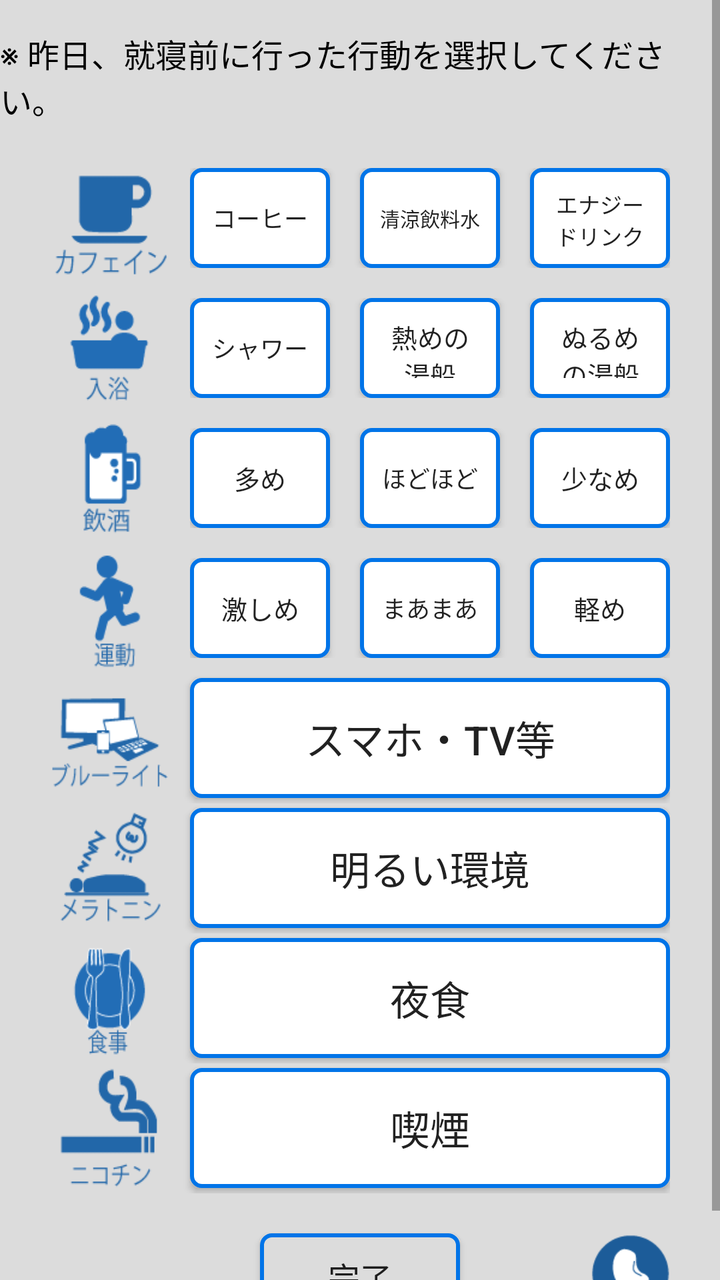
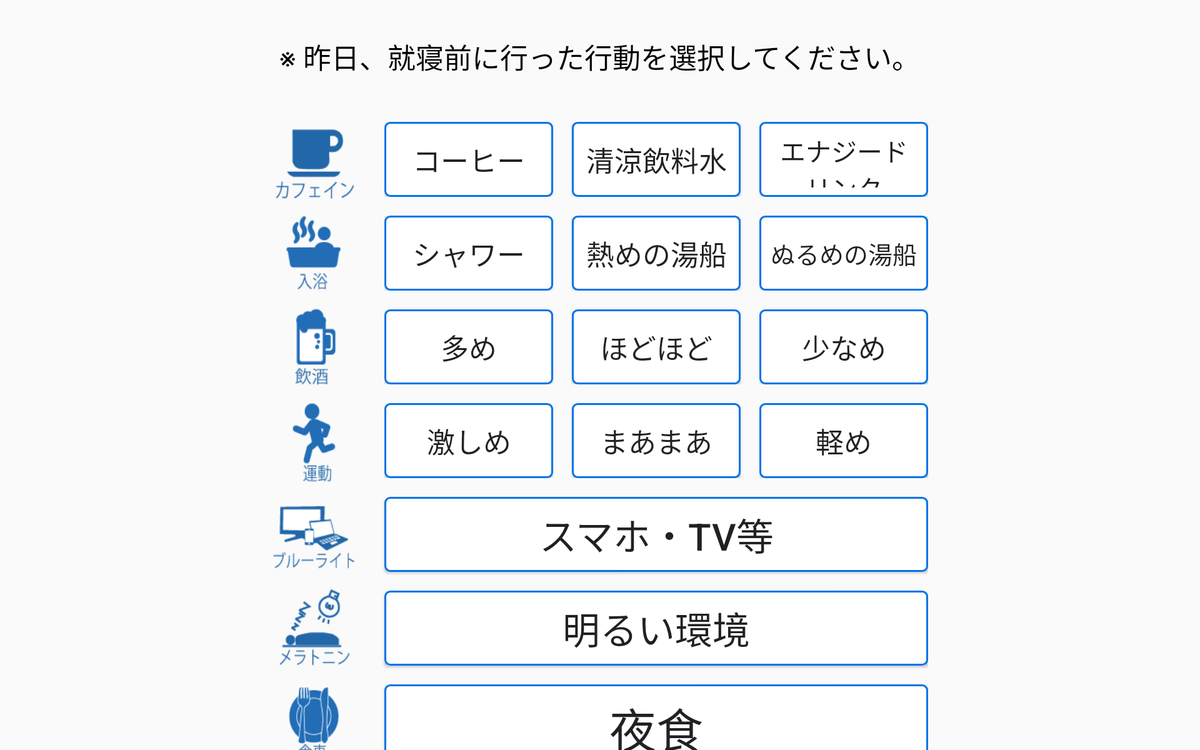

The same Android screen from two of the app's own layout files: first res/layout/ as a phone draws it, then the author's variant for another configuration, drawn on a device whose configuration selects that folder. Both files follow.
<!-- AndroidManifest.xml: application theme AppTheme -->
<!-- res/layout/activity_action.xml -->
<?xml version="1.0" encoding="utf-8"?>
<ScrollView xmlns:android="http://schemas.android.com/apk/res/android"
            android:layout_height="fill_parent"
            android:layout_width="fill_parent"
            android:background="#dcdcdc"
            style="@style/AppTheme"
            android:transitionGroup="false"
            android:theme="@style/AppTheme">

    <LinearLayout xmlns:android="http://schemas.android.com/apk/res/android"
                  xmlns:tools="http://schemas.android.com/tools"
                  android:orientation="vertical"
                  android:layout_width="match_parent"
                  android:layout_height="match_parent"
                  tools:context=".Select">


        <FrameLayout
            android:layout_width="match_parent"
            android:layout_height="15dp"
            android:layout_gravity="center_horizontal">
        </FrameLayout>

        <FrameLayout
            android:layout_width="match_parent"
            android:layout_height="match_parent"
            android:layout_gravity="center_horizontal">

            <TextView
                android:layout_width="wrap_content"
                android:layout_height="wrap_content"
                android:textColor="#000000"
                android:text="※ 昨日、就寝前に行った行動を選択してください。"
                android:id="@+id/textView"
                android:layout_gravity="center"/>
        </FrameLayout>


        <FrameLayout
            android:layout_width="match_parent"
            android:layout_height="15dp"
            android:layout_gravity="center_horizontal">
        </FrameLayout>

        <FrameLayout
            android:layout_width="310dp"
            android:layout_height="65dp"
            android:layout_gravity="center">

            <ImageView
                android:layout_width="60dp"
                android:layout_height="60dp"
                android:id="@+id/cafein"
                android:layout_gravity="left|center_vertical"
                android:background="@drawable/cafein"/>

            <FrameLayout
                android:layout_width="240dp"
                android:layout_height="50dp"
                android:layout_gravity="right|center_vertical">

                <Button
                    android:layout_width="70dp"
                    android:layout_height="50dp"
                    android:textSize="12dip"
                    android:text="コーヒー"
                    android:id="@+id/cafein1"
                    android:layout_gravity="left|center_vertical"
                    android:onClick="onClick"
                    android:background="@drawable/button_design"/>

                <Button
                    android:layout_width="70dp"
                    android:layout_height="50dp"
                    android:textSize="10dip"
                    android:text="清涼飲料水"
                    android:id="@+id/cafein2"
                    android:layout_gravity="center"
                    android:background="@drawable/button_design"
                    android:onClick="onClick"/>

                <Button
                    android:layout_width="70dp"
                    android:layout_height="50dp"
                    android:textSize="11dip"
                    android:text="エナジードリンク"
                    android:id="@+id/cafein3"
                    android:layout_gravity="right|center_vertical"
                    android:background="@drawable/button_design"
                    android:onClick="onClick"/>

            </FrameLayout>

        </FrameLayout>


        <FrameLayout
            android:layout_width="310dp"
            android:layout_height="65dp"
            android:layout_gravity="center">

            <ImageView
                android:layout_width="60dp"
                android:layout_height="60dp"
                android:id="@+id/bath"
                android:layout_gravity="left|center_vertical"
                android:background="@drawable/bath"/>

            <FrameLayout
                android:layout_width="240dp"
                android:layout_height="50dp"
                android:layout_gravity="right|center_vertical">

                <Button
                    android:layout_width="70dp"
                    android:layout_height="50dp"
                    android:textSize="12dip"
                    android:text="シャワー"
                    android:id="@+id/bath1"
                    android:layout_gravity="left|center_vertical"
                    android:background="@drawable/button_design"
                    android:onClick="onClick"/>

                <Button
                    android:layout_width="70dp"
                    android:layout_height="50dp"
                    android:textSize="13dip"
                    android:text="熱めの湯船"
                    android:id="@+id/bath2"
                    android:layout_gravity="center"
                    android:background="@drawable/button_design"
                    android:onClick="onClick"/>

                <Button
                    android:layout_width="70dp"
                    android:layout_height="50dp"
                    android:textSize="13dip"
                    android:text="ぬるめの湯船"
                    android:id="@+id/bath3"
                    android:layout_gravity="right|center_vertical"
                    android:background="@drawable/button_design"
                    android:onClick="onClick"/>

            </FrameLayout>

        </FrameLayout>


        <FrameLayout
            android:layout_width="310dp"
            android:layout_height="65dp"
            android:layout_gravity="center">

            <ImageView
                android:layout_width="60dp"
                android:layout_height="60dp"
                android:id="@+id/beer"
                android:layout_gravity="left|center_vertical"
                android:background="@drawable/beer"/>

            <FrameLayout
                android:layout_width="240dp"
                android:layout_height="50dp"
                android:layout_gravity="right|center_vertical">

                <Button
                    android:layout_width="70dp"
                    android:layout_height="50dp"
                    android:textSize="13dip"
                    android:text="多め"
                    android:id="@+id/beer1"
                    android:layout_gravity="left|center_vertical"
                    android:background="@drawable/button_design"
                    android:onClick="onClick"/>

                <Button
                    android:layout_width="70dp"
                    android:layout_height="50dp"
                    android:textSize="12dip"
                    android:text="ほどほど"
                    android:id="@+id/beer2"
                    android:layout_gravity="center"
                    android:background="@drawable/button_design"
                    android:onClick="onClick"/>

                <Button
                    android:layout_width="70dp"
                    android:layout_height="50dp"
                    android:textSize="13dip"
                    android:text="少なめ"
                    android:id="@+id/beer3"
                    android:layout_gravity="right|center_vertical"
                    android:background="@drawable/button_design"
                    android:onClick="onClick"/>

            </FrameLayout>

        </FrameLayout>


        <FrameLayout
            android:layout_width="310dp"
            android:layout_height="65dp"
            android:layout_gravity="center">

            <ImageView
                android:layout_width="60dp"
                android:layout_height="60dp"
                android:id="@+id/sport"
                android:layout_gravity="left|center_vertical"
                android:background="@drawable/sport"/>

            <FrameLayout
                android:layout_width="240dp"
                android:layout_height="50dp"
                android:layout_gravity="right|center_vertical">

                <Button
                    android:layout_width="70dp"
                    android:layout_height="50dp"
                    android:textSize="13dip"
                    android:text="激しめ"
                    android:id="@+id/sport1"
                    android:layout_gravity="left|center_vertical"
                    android:background="@drawable/button_design"
                    android:onClick="onClick"/>

                <Button
                    android:layout_width="70dp"
                    android:layout_height="50dp"
                    android:textSize="12dip"
                    android:text="まあまあ"
                    android:id="@+id/sport2"
                    android:layout_gravity="center"
                    android:background="@drawable/button_design"
                    android:onClick="onClick"/>

                <Button
                    android:layout_width="70dp"
                    android:layout_height="50dp"
                    android:textSize="13dip"
                    android:text="軽め"
                    android:id="@+id/sport3"
                    android:layout_gravity="right|center_vertical"
                    android:background="@drawable/button_design"
                    android:onClick="onClick"/>

            </FrameLayout>

        </FrameLayout>


        <FrameLayout
            android:layout_width="310dp"
            android:layout_height="65dp"
            android:layout_gravity="center">

            <ImageView
                android:layout_width="60dp"
                android:layout_height="60dp"
                android:id="@+id/degital"
                android:layout_gravity="left|center_vertical"
                android:background="@drawable/degital"/>

            <Button
                android:layout_width="240dp"
                android:layout_height="60dp"
                android:id="@+id/degital1"
                android:textSize="20dip"
                android:text="スマホ・TV等"
                android:layout_gravity="right|center_vertical"
                android:background="@drawable/button_design"
                android:onClick="onClick"/>

        </FrameLayout>


        <FrameLayout
            android:layout_width="310dp"
            android:layout_height="65dp"
            android:layout_gravity="center">

            <ImageView
                android:layout_width="60dp"
                android:layout_height="60dp"
                android:id="@+id/light"
                android:layout_gravity="left|center_vertical"
                android:background="@drawable/light"/>

            <Button
                android:layout_width="240dp"
                android:layout_height="60dp"
                android:id="@+id/light1"
                android:textSize="20dip"
                android:text="明るい環境"
                android:layout_gravity="right|center_vertical"
                android:background="@drawable/button_design"
                android:onClick="onClick"/>

        </FrameLayout>

        <FrameLayout
            android:layout_width="310dp"
            android:layout_height="65dp"
            android:layout_gravity="center">

            <ImageView
                android:layout_width="60dp"
                android:layout_height="60dp"
                android:id="@+id/food"
                android:layout_gravity="left|center_vertical"
                android:background="@drawable/food"/>

            <Button
                android:layout_width="240dp"
                android:layout_height="60dp"
                android:id="@+id/food1"
                android:textSize="20dip"
                android:text="夜食"
                android:layout_gravity="right|center_vertical"
                android:background="@drawable/button_design"
                android:onClick="onClick"/>

        </FrameLayout>

        <FrameLayout
            android:layout_width="310dp"
            android:layout_height="65dp"
            android:layout_gravity="center">

            <ImageView
                android:layout_width="60dp"
                android:layout_height="60dp"
                android:id="@+id/smoke"
                android:layout_gravity="left|center_vertical"
                android:background="@drawable/smoke"/>

            <Button
                android:layout_width="240dp"
                android:layout_height="60dp"
                android:id="@+id/smoke1"
                android:textSize="20dip"
                android:text="喫煙"
                android:layout_gravity="right|center_vertical"
                android:background="@drawable/button_design"
                android:onClick="onClick"/>

        </FrameLayout>


        <FrameLayout
            android:layout_width="310dp"
            android:layout_height="80dp"
            android:layout_gravity="center_horizontal">

            <Button
                android:layout_width="40dp"
                android:layout_height="40dp"
                android:id="@+id/mame"
                android:layout_gravity="right|center_vertical"
                android:background="@drawable/mamebutton"
                android:onClick="onClick"/>

            <Button
                android:layout_width="100dp"
                android:layout_height="40dp"
                android:text="完了"
                android:id="@+id/next_button"
                android:background="@drawable/design"
                android:layout_gravity="center"

                android:onClick="onClick"/>

        </FrameLayout>



    </LinearLayout>

</ScrollView>
<!-- resources referenced by this layout -->
<resources>
  <!-- drawable button_design (drawable) -->
  <?xml version="1.0" encoding="utf-8"?>
  <selector xmlns:android="http://schemas.android.com/apk/res/android">
  
      <item android:state_pressed="false">
          <shape
              xmlns:android="http://schemas.android.com/apk/res/android"
              android:shape="rectangle">
              <solid
                  android:color="@color/white" />
              <stroke
                  android:width="2dp"
                  android:color="#0074e8" />
              <corners
                  android:radius="5dp" />
              <padding
                  android:left="10dp"
                  android:top="10dp"
                  android:right="10dp"
                  android:bottom="10dp" />
              <size
                  android:height="30dp"
                  android:width="30dp" />
          </shape>
      </item>
  
  </selector>
  <!-- drawable mamebutton (drawable) -->
  <?xml version="1.0" encoding="utf-8"?>
  <selector xmlns:android="http://schemas.android.com/apk/res/android">
  
      <item android:state_pressed="true"
            android:drawable="@drawable/mame2"></item>
      <item android:drawable="@drawable/mame"></item>
  
  </selector>
  <style name="AppTheme" parent="Theme.AppCompat.Light.DarkActionBar">
          
          <item name="colorPrimary">@color/dodgerBlue</item>
          <item name="colorPrimaryDark">@color/dodgerBlue</item>
          <item name="colorAccent">@color/colorAccent</item>
          <item name="android:spinnerItemStyle">@style/SpinnerItemStyle</item>
          <item name="android:spinnerDropDownItemStyle">@style/SpinnerDropDownItemStyle</item>
          <item name="android:actionMenuTextColor">@color/white</item>
          <item name="android:windowContentOverlay">@null</item>
          <item name="android:textSize">16sp</item>
      </style>
  <color name="white">#FFFFFF</color>
  <color name="dodgerBlue">#0074e8</color>
  <color name="colorAccent">#FFFFFF</color>
  <style name="SpinnerItemStyle" parent="android:Widget.Holo.Light.TextView.SpinnerItem">
          <item name="android:textColor">@color/white</item>
          <item name="android:textSize">18sp</item>
      </style>
  <style name="SpinnerDropDownItemStyle" parent="android:Widget.Holo.Light.DropDownItem">
          <item name="android:textColor">@color/white</item>
          <item name="android:textSize">18sp</item>
      </style>
</resources>
<!-- res/layout-sw720dp/activity_action.xml (the author's variant of the layout above) -->
<!-- drawn on a large tablet held sideways -->
<?xml version="1.0" encoding="utf-8"?>
<LinearLayout xmlns:android="http://schemas.android.com/apk/res/android"
              xmlns:tools="http://schemas.android.com/tools"
              xmlns:app="http://schemas.android.com/apk/res-auto"
              android:orientation="vertical"
              android:layout_width="match_parent"
              android:layout_height="match_parent">

    <FrameLayout
        android:layout_width="match_parent"
        android:layout_height="120dp"
        android:layout_gravity="center_horizontal">

        <TextView
            android:layout_width="wrap_content"
            android:layout_height="wrap_content"
            android:textColor="#000000"
            android:textSize="30dip"
            android:text="※ 昨日、就寝前に行った行動を選択してください。"
            android:id="@+id/textView"
            android:layout_gravity="center"/>
    </FrameLayout>


    <FrameLayout
        android:layout_width="700dp"
        android:layout_height="100dp"
        android:layout_gravity="center">

        <ImageView
            android:layout_width="90dp"
            android:layout_height="90dp"
            android:id="@+id/cafein"
            android:layout_gravity="left|center_vertical"
            android:background="@drawable/cafein"/>

        <FrameLayout
            android:layout_width="580dp"
            android:layout_height="80dp"
            android:layout_gravity="right|center_vertical">

            <Button
                android:layout_width="180dp"
                android:layout_height="80dp"
                android:textSize="30dip"
                android:text="コーヒー"
                android:id="@+id/cafein1"
                android:layout_gravity="left|center_vertical"
                android:onClick="onClick"
                android:background="@drawable/button_design"/>

            <Button
                android:layout_width="180dp"
                android:layout_height="80dp"
                android:textSize="30dip"
                android:text="清涼飲料水"
                android:id="@+id/cafein2"
                android:layout_gravity="center"
                android:background="@drawable/button_design"
                android:onClick="onClick"/>

            <Button
                android:layout_width="180dp"
                android:layout_height="80dp"
                android:textSize="27dip"
                android:text="エナジードリンク"
                android:id="@+id/cafein3"
                android:layout_gravity="right|center_vertical"
                android:background="@drawable/button_design"
                android:onClick="onClick"/>

        </FrameLayout>

    </FrameLayout>


    <FrameLayout
        android:layout_width="700dp"
        android:layout_height="100dp"
        android:layout_gravity="center">

        <ImageView
            android:layout_width="90dp"
            android:layout_height="90dp"
            android:id="@+id/bath"
            android:layout_gravity="left|center_vertical"
            android:background="@drawable/bath"/>

        <FrameLayout
            android:layout_width="580dp"
            android:layout_height="80dp"
            android:layout_gravity="right|center_vertical">

            <Button
                android:layout_width="180dp"
                android:layout_height="80dp"
                android:textSize="30dip"
                android:text="シャワー"
                android:id="@+id/bath1"
                android:layout_gravity="left|center_vertical"
                android:background="@drawable/button_design"
                android:onClick="onClick"/>

            <Button
                android:layout_width="180dp"
                android:layout_height="80dp"
                android:textSize="30dip"
                android:text="熱めの湯船"
                android:id="@+id/bath2"
                android:layout_gravity="center"
                android:background="@drawable/button_design"
                android:onClick="onClick"/>

            <Button
                android:layout_width="180dp"
                android:layout_height="80dp"
                android:textSize="26dip"
                android:text="ぬるめの湯船"
                android:id="@+id/bath3"
                android:layout_gravity="right|center_vertical"
                android:background="@drawable/button_design"
                android:onClick="onClick"/>

        </FrameLayout>

    </FrameLayout>


    <FrameLayout
        android:layout_width="700dp"
        android:layout_height="100dp"
        android:layout_gravity="center">

        <ImageView
            android:layout_width="90dp"
            android:layout_height="90dp"
            android:id="@+id/beer"
            android:layout_gravity="left|center_vertical"
            android:background="@drawable/beer"/>

        <FrameLayout
            android:layout_width="580dp"
            android:layout_height="80dp"
            android:layout_gravity="right|center_vertical">

            <Button
                android:layout_width="180dp"
                android:layout_height="80dp"
                android:textSize="30dip"
                android:text="多め"
                android:id="@+id/beer1"
                android:layout_gravity="left|center_vertical"
                android:background="@drawable/button_design"
                android:onClick="onClick"/>

            <Button
                android:layout_width="180dp"
                android:layout_height="80dp"
                android:textSize="30dip"
                android:text="ほどほど"
                android:id="@+id/beer2"
                android:layout_gravity="center"
                android:background="@drawable/button_design"
                android:onClick="onClick"/>

            <Button
                android:layout_width="180dp"
                android:layout_height="80dp"
                android:textSize="30dip"
                android:text="少なめ"
                android:id="@+id/beer3"
                android:layout_gravity="right|center_vertical"
                android:background="@drawable/button_design"
                android:onClick="onClick"/>

        </FrameLayout>

    </FrameLayout>


    <FrameLayout
        android:layout_width="700dp"
        android:layout_height="100dp"
        android:layout_gravity="center">

        <ImageView
            android:layout_width="90dp"
            android:layout_height="90dp"
            android:id="@+id/sport"
            android:layout_gravity="left|center_vertical"
            android:background="@drawable/sport"/>

        <FrameLayout
            android:layout_width="580dp"
            android:layout_height="80dp"
            android:layout_gravity="right|center_vertical">

            <Button
                android:layout_width="180dp"
                android:layout_height="80dp"
                android:textSize="30dip"
                android:text="激しめ"
                android:id="@+id/sport1"
                android:layout_gravity="left|center_vertical"
                android:background="@drawable/button_design"
                android:onClick="onClick"/>

            <Button
                android:layout_width="180dp"
                android:layout_height="80dp"
                android:textSize="30dip"
                android:text="まあまあ"
                android:id="@+id/sport2"
                android:layout_gravity="center"
                android:background="@drawable/button_design"
                android:onClick="onClick"/>

            <Button
                android:layout_width="180dp"
                android:layout_height="80dp"
                android:textSize="30dip"
                android:text="軽め"
                android:id="@+id/sport3"
                android:layout_gravity="right|center_vertical"
                android:background="@drawable/button_design"
                android:onClick="onClick"/>

        </FrameLayout>

    </FrameLayout>


    <FrameLayout
        android:layout_width="700dp"
        android:layout_height="100dp"
        android:layout_gravity="center">

        <ImageView
            android:layout_width="90dp"
            android:layout_height="90dp"
            android:id="@+id/degital"
            android:layout_gravity="left|center_vertical"
            android:background="@drawable/degital"/>

        <Button
            android:layout_width="580dp"
            android:layout_height="80dp"
            android:id="@+id/degital1"
            android:textSize="40dip"
            android:text="スマホ・TV等"
            android:layout_gravity="right|center_vertical"
            android:background="@drawable/button_design"
            android:onClick="onClick"/>

    </FrameLayout>


    <FrameLayout
        android:layout_width="700dp"
        android:layout_height="100dp"
        android:layout_gravity="center">

        <ImageView
            android:layout_width="90dp"
            android:layout_height="90dp"
            android:id="@+id/light"
            android:layout_gravity="left|center_vertical"
            android:background="@drawable/light"/>

        <Button
            android:layout_width="580dp"
            android:layout_height="80dp"
            android:id="@+id/light1"
            android:textSize="40dip"
            android:text="明るい環境"
            android:layout_gravity="right|center_vertical"
            android:background="@drawable/button_design"
            android:onClick="onClick"/>

    </FrameLayout>

    <FrameLayout
        android:layout_width="700dp"
        android:layout_height="100dp"
        android:layout_gravity="center">

        <ImageView
            android:layout_width="90dp"
            android:layout_height="90dp"
            android:id="@+id/food"
            android:layout_gravity="left|center_vertical"
            android:background="@drawable/food"/>

        <Button
            android:layout_width="580dp"
            android:layout_height="80dp"
            android:id="@+id/food1"
            android:textSize="50dip"
            android:text="夜食"
            android:layout_gravity="right|center_vertical"
            android:background="@drawable/button_design"
            android:onClick="onClick"/>

    </FrameLayout>

    <FrameLayout
        android:layout_width="700dp"
        android:layout_height="100dp"
        android:layout_gravity="center">

        <ImageView
            android:layout_width="90dp"
            android:layout_height="90dp"
            android:id="@+id/smoke"
            android:layout_gravity="left|center_vertical"
            android:background="@drawable/smoke"/>

        <Button
            android:layout_width="580dp"
            android:layout_height="80dp"
            android:id="@+id/smoke1"
            android:textSize="50dip"
            android:text="喫煙"
            android:layout_gravity="right|center_vertical"
            android:background="@drawable/button_design"
            android:onClick="onClick"/>

    </FrameLayout>

    <RelativeLayout
        android:layout_width="fill_parent"
        android:layout_height="wrap_content"
        android:layout_marginTop="16dp"
        android:layout_marginBottom="16dp"
        android:layout_gravity="center_horizontal"
        >

        <Button
            android:layout_width="60dp"
            android:layout_height="60dp"
            android:layout_marginLeft="32dp"
            android:id="@+id/mame"
            android:layout_gravity="left"
            android:background="@drawable/mamebutton"
            android:onClick="onClick"
            android:layout_marginStart="31dp"
            android:layout_centerVertical="true"
            android:layout_alignParentStart="true" />

        <android.support.design.widget.FloatingActionButton
            android:id="@+id/next_fab"
            android:layout_width="wrap_content"
            android:layout_height="wrap_content"
            android:layout_marginRight="32dp"
            android:src="@drawable/ic_action_done"
            android:clickable="false"
            android:onClick="onClick"
            app:backgroundTint="@color/dodgerBlue"
            android:layout_centerVertical="true"
            android:layout_alignParentEnd="true"
            android:layout_marginEnd="31dp" />
    </RelativeLayout>
</LinearLayout>
<!-- resources referenced by the variant -->
<!-- as a large tablet held sideways resolves them -->
<resources>
  <color name="dodgerBlue">#0074e8</color>
  <!-- drawable bath: png bitmap (drawable, 1715 bytes) -->
  <!-- drawable beer: png bitmap (drawable, 1823 bytes) -->
  <!-- drawable button_design (drawable) -->
  <?xml version="1.0" encoding="utf-8"?>
  <selector xmlns:android="http://schemas.android.com/apk/res/android">
  
      <item android:state_pressed="false">
          <shape
              xmlns:android="http://schemas.android.com/apk/res/android"
              android:shape="rectangle">
              <solid
                  android:color="@color/white" />
              <stroke
                  android:width="2dp"
                  android:color="#0074e8" />
              <corners
                  android:radius="5dp" />
              <padding
                  android:left="10dp"
                  android:top="10dp"
                  android:right="10dp"
                  android:bottom="10dp" />
              <size
                  android:height="30dp"
                  android:width="30dp" />
          </shape>
      </item>
  
  </selector>
  <!-- drawable cafein: png bitmap (drawable, 1401 bytes) -->
  <!-- drawable degital: png bitmap (drawable, 2237 bytes) -->
  <!-- drawable food: png bitmap (drawable, 2862 bytes) -->
  <!-- drawable light: png bitmap (drawable, 2140 bytes) -->
  <!-- drawable mamebutton (drawable) -->
  <?xml version="1.0" encoding="utf-8"?>
  <selector xmlns:android="http://schemas.android.com/apk/res/android">
  
      <item android:state_pressed="true"
            android:drawable="@drawable/mame2"></item>
      <item android:drawable="@drawable/mame"></item>
  
  </selector>
  <!-- drawable smoke: png bitmap (drawable, 1486 bytes) -->
  <!-- drawable sport: png bitmap (drawable, 1707 bytes) -->
  <style name="AppTheme" parent="Theme.AppCompat.Light.DarkActionBar">
          
          <item name="colorPrimary">@color/dodgerBlue</item>
          <item name="colorPrimaryDark">@color/dodgerBlue</item>
          <item name="colorAccent">@color/colorAccent</item>
          <item name="android:spinnerItemStyle">@style/SpinnerItemStyle</item>
          <item name="android:spinnerDropDownItemStyle">@style/SpinnerDropDownItemStyle</item>
          <item name="android:actionMenuTextColor">@color/white</item>
          <item name="android:windowContentOverlay">@null</item>
          <item name="android:textSize">16sp</item>
      </style>
  <color name="white">#FFFFFF</color>
  <!-- drawable mame2: png bitmap (drawable, 2315 bytes) -->
  <!-- drawable mame: png bitmap (drawable, 1600 bytes) -->
  <color name="colorAccent">#FFFFFF</color>
  <style name="SpinnerItemStyle" parent="android:Widget.Holo.Light.TextView.SpinnerItem">
          <item name="android:textColor">@color/white</item>
          <item name="android:textSize">18sp</item>
      </style>
  <style name="SpinnerDropDownItemStyle" parent="android:Widget.Holo.Light.DropDownItem">
          <item name="android:textColor">@color/white</item>
          <item name="android:textSize">18sp</item>
      </style>
</resources>
